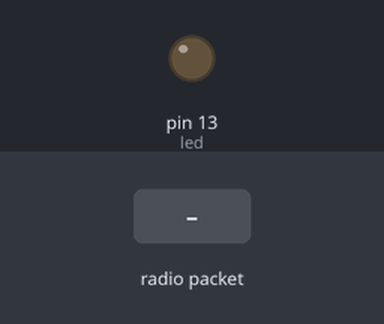
Recording of a sketch running on a simulated Arduino Uno, built with avr-gcc and run on an emulated ATmega328P. On the bench: output pins drawn as LEDs (lit = HIGH). The test bench sets the inputs (shaded band). No radio packets arrive unless stated; what the sketch prints to the serial monitor is not drawn.

Above: at 1.2 s.
1.3 s: radio packet "1" arrives
Timing chart, 0 to 4.3 s (numbered marks = the images above; inputs shaded):
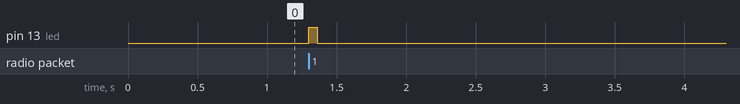

The sketch:

rf95_server.ino
```cpp
// rf95_server.pde
// -*- mode: C++ -*-
// Example sketch showing how to create a simple messageing server
// with the RH_RF95 class. RH_RF95 class does not provide for addressing or
// reliability, so you should only use RH_RF95  if you do not need the higher
// level messaging abilities.
// It is designed to work with the other example rf95_client
// Tested with Anarduino MiniWirelessLoRa

#include <SoftwareSerial.h>
#include <RH_RF95.h>


// Singleton instance of the radio driver
SoftwareSerial ss(5, 6);
RH_RF95 rf95(ss);

int led = 13;


void setup()
{
    Serial.begin(115200);
    Serial.println("RF95 server test.");

    pinMode(led, OUTPUT);

    if(!rf95.init())
    {
        Serial.println("init failed");
        while(1);
    }
    // Defaults after init are 434.0MHz, 13dBm, Bw = 125 kHz, Cr = 4/5, Sf = 128chips/symbol, CRC on

    // The default transmitter power is 13dBm, using PA_BOOST.
    // If you are using RFM95/96/97/98 modules which uses the PA_BOOST transmitter pin, then
    // you can set transmitter powers from 5 to 23 dBm:
    //rf95.setTxPower(13, false);

    rf95.setFrequency(868.0);
    Serial.println("Setup OK");
}

void loop()
{

  uint8_t buf[RH_RF95_MAX_MESSAGE_LEN] = {0};
  if(rf95.available())
  {
    // Should be a message for us now
    uint8_t buf[RH_RF95_MAX_MESSAGE_LEN];
    uint8_t len = sizeof(buf);
    if(rf95.recv(buf, &len))
    {
        digitalWrite(led, HIGH);

        Serial.print("got request: ");
        Serial.println((char*)buf);

        // Send a reply
        uint8_t data[] = "And hello back to you";
        rf95.send(data, sizeof(data));
        rf95.waitPacketSent();
        Serial.println("Sent a reply");

        digitalWrite(led, LOW);
    }
    else
    {
        Serial.println("recv failed");
    }
  }
}
```

Measured:
- after the input at 1.3 s, pin 13 (led): LOW → HIGH at once, → LOW 0.06 s later
